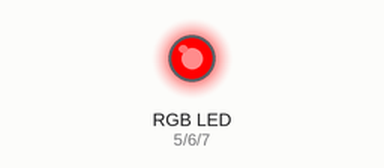
This sketch was run on a simulated Arduino Uno, built with avr-gcc and run on an emulated ATmega328P. On the bench: an RGB LED mixed from three pins (HIGH = lit).

Above: at 0.5 s.
At 1.5 s:
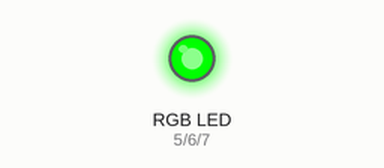
At 5.5 s:
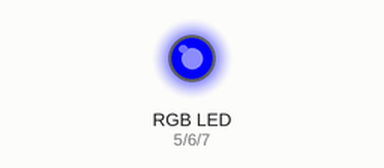
Timing chart, 0 to 6.9 s (numbered marks = the images above):
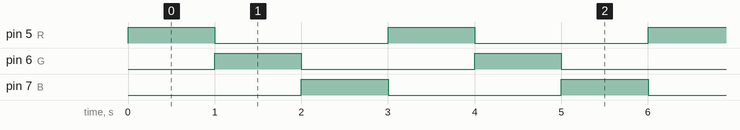

The sketch:

RGB.ino
```cpp
int R = 5;
int G = 6;
int B = 7;

void setup() {
  pinMode(R, OUTPUT);
  pinMode(G, OUTPUT);
  pinMode(B, OUTPUT);
  Serial.begin(9600);
}

void loop() {
  digitalWrite(R, HIGH);
  delay(1000);
  digitalWrite(R, LOW);


  digitalWrite(G, HIGH);
  delay(1000);
  digitalWrite(G, LOW);


  digitalWrite(B, HIGH);
  delay(1000);
  digitalWrite(B, LOW);
}
```

Measured:
- by itself, pin 5 (R), pin 6 (G), pin 7 (B): alternates HIGH for 1.0 s and LOW for 2.0 s
- by itself, everything shown: repeats every 3.0 s, in 4 steps
